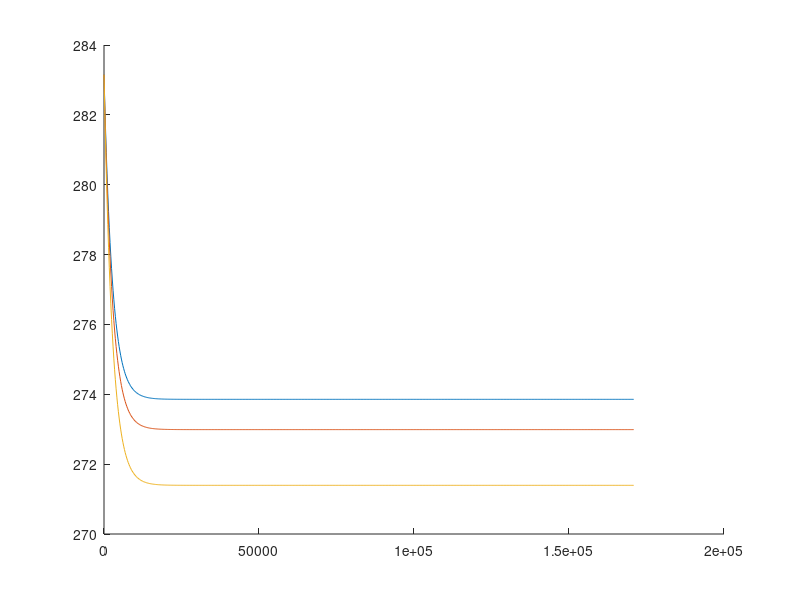

Reproduce this figure in MATLAB. (Note: this script raises an error after producing the figure.)
%%%   HW4   %%%
% By Lynn Serizawa

%% Reset Workspace
clear
clc

%% Define constants:
roh=1000; % Density kg/(m^3)
Cp=4184; % Cp J/(kg*K)
Tinf=275.15; % Ambient temp in Kelvins
h=20; % Heat transfer coefficient W/((m^2)*k)
a=.05; % Radius of Orange in m
sigma=5.7*(10^-8); %The sigma coefficient
epsilon=1; % Emissivity
Tinit=283.15; %Initial temperature in K
tau=((7*roh*a*Cp)/(3*h)); % Tau: Timescale as stated in problem
timestep=.01*tau; %Timestep
Sky_temps=[-5 -10 -20]+273.15; % The various Sky temperatures we will plot/test

%% Initialize arrays for Data Collection
results=[];

%% Initialize plotting space
plt=figure();

%% Forward Euler's Method
hold on %Allow plotting multiple lines on figure.
for i=Sky_temps %For each sky temperature...
    y=zeros(1,701); %Set the arrays for the y-points
    x=zeros(1,701); %Set the arrays for the x-points
    y(1)=Tinit; %Set first point as the initial temperature
    x(1)=0; %Zeroth timestep
    for k=1:700
        x(k+1)=x(k)+timestep; %State the time for the next timestep
        convection=3*h*(y(k)-Tinf); %Loss in heat due to convection
        SB=3*sigma*epsilon*((y(k)^4)-(i^4)); %Loss in heat due to radiation using Stefan-Boltzmann
        y(k+1)=y(k)-timestep*((convection+SB)/(roh*a*Cp)); %Forward Euler's method that subtracts loss in heat using our ODE from the kth temperature reading to get to the k+1th temperature
    end
    plot(x,y) %Plot the temperature line for all time
    results=[results y(1,701)]; %Collect the resulting temperature the specific case converges to.
end
yline(273.15) %Plot a line for 0 Degrees celsius (273.15 K)
yline(Tinf,LineStyle="--") %Plot the Ambient temperature
yline(Tinit,LineStyle=":") %Plot the initial temperature
legend("-5 Degrees celsius (268.15 K)", ... %Make a legend for readability
    "-10 Degrees celsius (263.15 K)", ...
    "-20 Degrees celsius (253.15 K)", ...
    "0 Degrees celsius (273.15 K)", ...
    "2 Degrees celsius: Ambient Temperature (275.15 K)", ...
    "10 Degrees celsius: Initial Temperature (283.15 K)")
hold off %Stop plotting lines on same plot
xlabel("Time (Seconds)")
ylabel("Temperature in K")
axis([x(1,1)-2 x(1,701)+2 y(1,701)-2 y(1,1)+2]) %Set the viewing axes so that we can see the x axis for all time and the y axis for all temperatures
grid on
